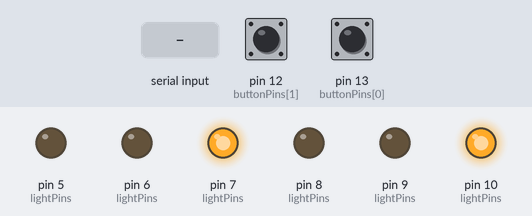
Recording of a sketch running on a simulated Arduino Uno, built with avr-gcc and run on an emulated ATmega328P. On the bench: output pins drawn as LEDs (lit = HIGH). Dashed ring = blinking. The inputs (shaded band) are chosen by the test bench; at power-on: pin 12 (buttonPins[1]) LOW, pin 13 (buttonPins[0]) LOW. Random numbers use the default seed unless the sketch sets one; what the sketch prints to the serial monitor is not drawn.

Above: at 2.2 s.
2.3 s: "1" received over Serial
At 3.2 s:
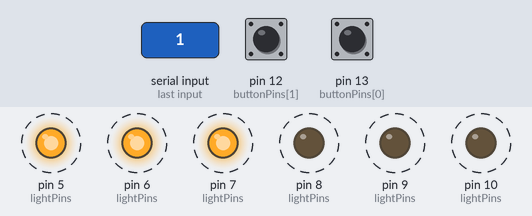
5.3 s: pin 12 (buttonPins[1]) pulled HIGH for 3.2 s
10.0 s: "r" received over Serial
At 10.9 s:
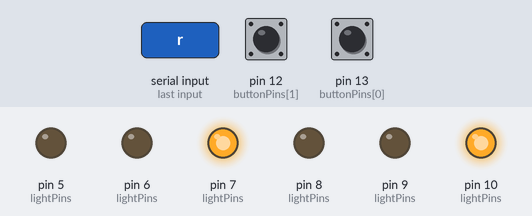
11.7 s: "0" received over Serial
At 12.1 s:
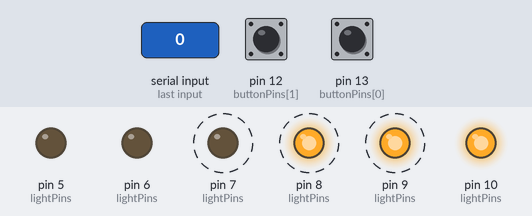
14.7 s: pin 13 (buttonPins[0]) pulled HIGH for 3.2 s
Timing chart, 0 to 20.4 s (numbered marks = the images above; inputs shaded):
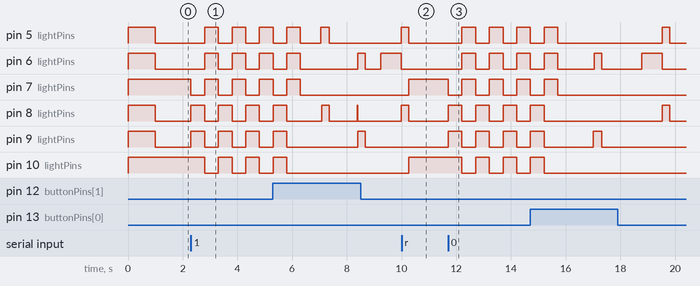

Measured:
- after the input at 2.3 s, pin 5 (lightPins), pin 6 (lightPins), pin 10 (lightPins): alternates HIGH for 0.50 s and LOW for 0.50 s, starting after 0.50 s; pin 7 (lightPins), pin 8 (lightPins), pin 9 (lightPins): alternates HIGH for 0.50 s and LOW for 0.50 s, starting at once
- after the input at 10.0 s, pin 7 (lightPins), pin 10 (lightPins): LOW → HIGH after 0.26 s
- after the input at 11.7 s, pin 5 (lightPins), pin 6 (lightPins), pin 10 (lightPins): alternates HIGH for 0.50 s and LOW for 0.50 s, starting after 0.51 s; pin 7 (lightPins), pin 8 (lightPins), pin 9 (lightPins): alternates HIGH for 0.50 s and LOW for 0.50 s, starting at once

The sketch:

OgpcOne.ino
```cpp
int lightPins[2][3] = {
  { 10, 9, 8 },
  { 7,  6, 5 }
};
int buttonPins[2] = {
  13, 12
};
enum state {
  WAITING,
  TIMING,
  ACTIVE
};

state currentState;
int currentButton;
int currentValue;
long currentDelay;
int currentTime;
int runGames;

void setLight(int light, int r, int g, int b){
  digitalWrite(lightPins[light][0], b);
  digitalWrite(lightPins[light][1], g);
  digitalWrite(lightPins[light][2], r);
}

void clearLight(int light){
  setLight(light, LOW, LOW, LOW);
}

void initLight(int light){
  pinMode(lightPins[light][0], OUTPUT);
  pinMode(lightPins[light][1], OUTPUT);
  pinMode(lightPins[light][2], OUTPUT);
  clearLight(light);
}

void setup() {
  for(int i = 0; i < 2; i++) initLight(i);
  for(int i = 0; i < 2; i++) pinMode(buttonPins[i], INPUT);
  randomSeed(analogRead(0));

  setLight(0, HIGH, HIGH, HIGH);
  setLight(1, HIGH, HIGH, HIGH);

  Serial.begin(9600);
  Serial.write('b');
  delay(1000);
  clearLight(0);
  clearLight(1);

  runGames = 0;
}

void startTiming(){
  clearLight(0);
  clearLight(1);
  currentDelay = 500 + random(1000);
  currentButton = random(2);
  currentValue = random(2);
  currentState = TIMING;
  for(int i = 0; i < 2; clearLight(i++));
}

void startActive(){
  setLight(currentButton, (currentValue) ? LOW : HIGH, (currentValue) ? HIGH : LOW, LOW);
  currentTime = 0;
  currentState = ACTIVE;
}

void succeed(){
  setLight(0, LOW, HIGH, LOW);
  setLight(1, LOW, HIGH, LOW);
  currentState = WAITING;
  Serial.write('s');
  if(runGames == 0) Serial.write('d');
  delay(250);
}

void fail(){
  setLight(0, HIGH, LOW, LOW);
  setLight(1, HIGH, LOW, LOW);
  currentState = WAITING;
  Serial.write('f');
  if(runGames == 0) Serial.write('d');
  delay(250);
}

void loop() {
  if(currentState == WAITING){
    setLight(0, LOW, LOW, HIGH);
    setLight(1, LOW, LOW, HIGH);

    if(runGames > 0) {
      runGames--;
      startTiming();
    }

  } else if(currentState == TIMING && currentDelay < 0){
    startActive();
  } else if(currentState == TIMING){
    currentDelay -= 25;
  } else if(currentState == ACTIVE){

    if(currentTime > 700){
      fail();
    } else {
      currentTime += 25;
      bool anyPressed = false;
      bool succeeded = true;
      for(int i = 0; i < 2; i++) anyPressed |= digitalRead(buttonPins[i]) == HIGH;
      succeeded = digitalRead(buttonPins[currentButton]) == HIGH && digitalRead(buttonPins[1 - currentButton]) == LOW;
      succeeded ^= (1 - currentValue);
      if(anyPressed) {
        if(succeeded) succeed();
        else fail();
      }
    }

  }

  while(Serial.available()){
    int newByte = Serial.read();
    if(newByte == 'r') {
      Serial.write('o');
      currentState = WAITING;
      runGames = 0;
    } else {
      if(runGames == 0) {
        for(int i = 0; i < 4; i++){
          setLight(0, HIGH, HIGH, HIGH);
          clearLight(1);
          delay(500);
          setLight(1, HIGH, HIGH, HIGH);
          clearLight(0);
          delay(500);
        }
        clearLight(0);
        clearLight(1);
      }

      runGames += newByte;
    }
  }
  delay(25);
}
```
